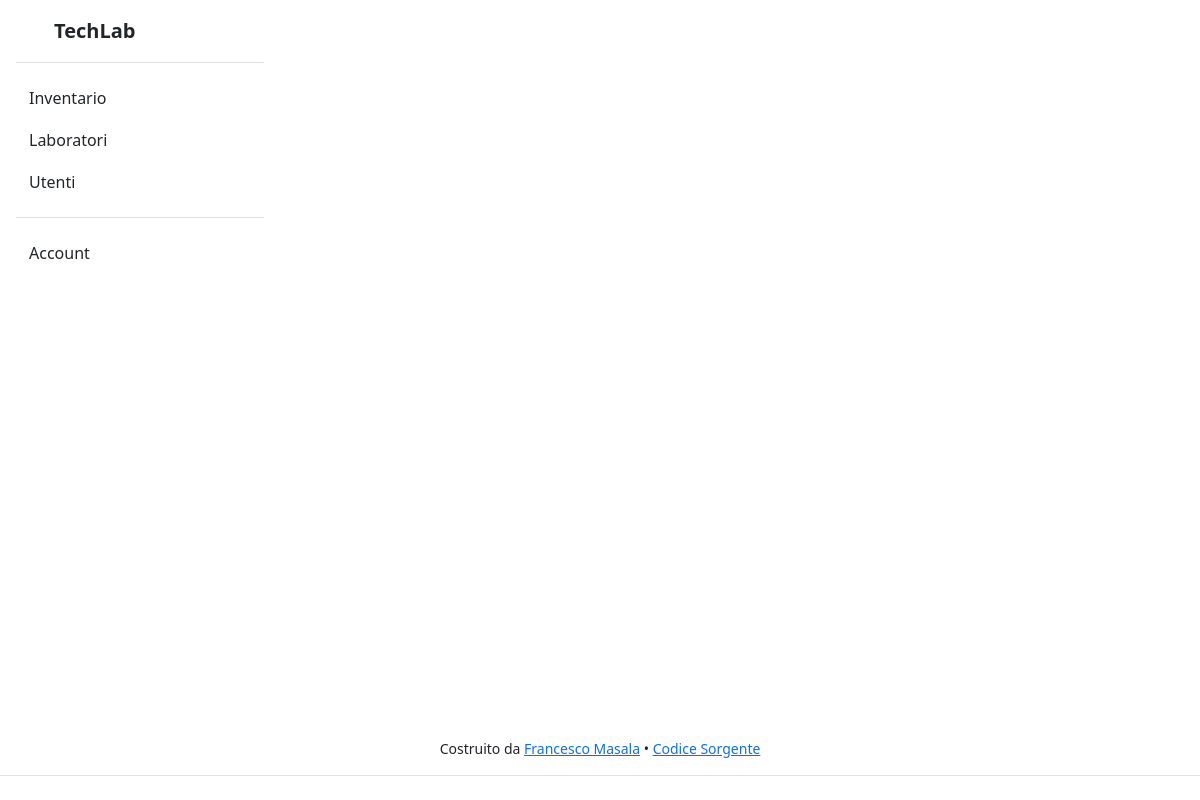
Page /dashboard/labs/index.php (signed in) on the earlier database version.
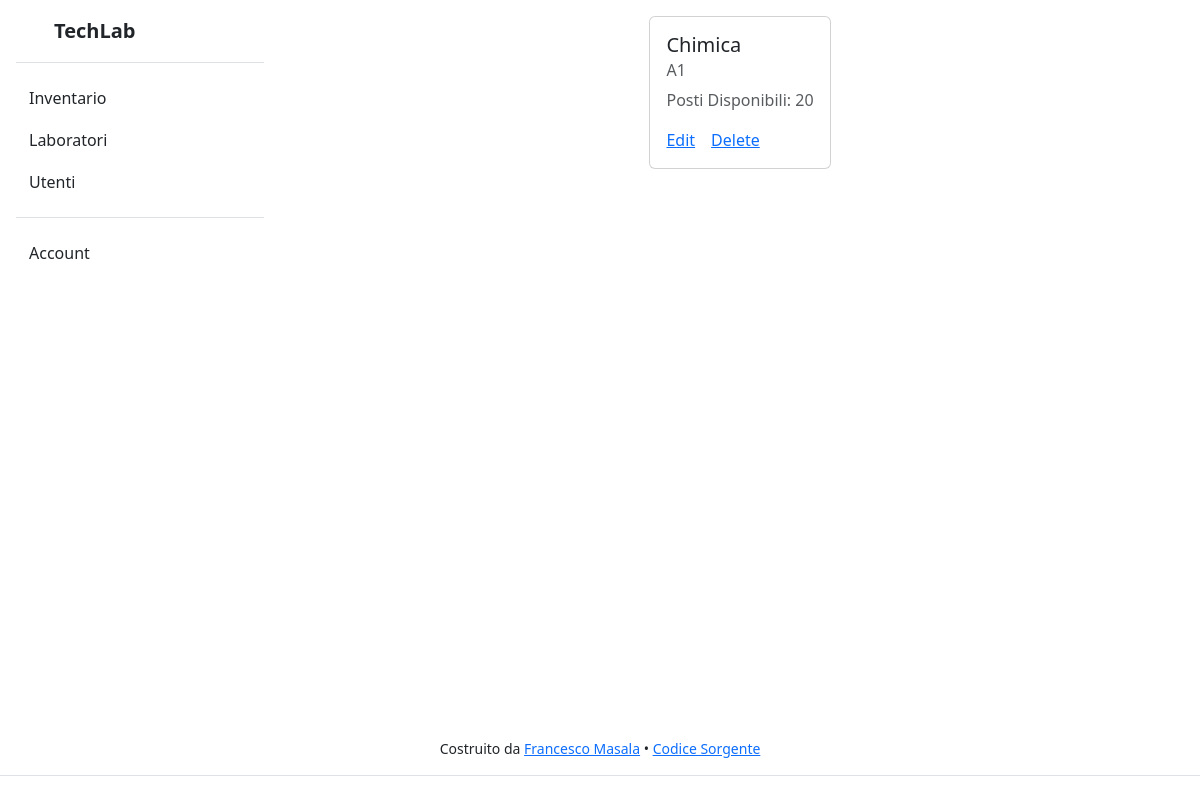
Same page on the later database version.
### tables this page shows
CREATE TABLE `laboratori`
(
    numero_aula      VARCHAR(4)  NOT NULL,
    materia          VARCHAR(50) NOT NULL,
    postiDisponibili VARCHAR(50) NOT NULL,
    tecnici          BOOLEAN     NOT NULL,
    PRIMARY KEY (numero_aula)
);

### public/dashboard/labs/index.php (the view, shortened to what this page needs)
<?php
include '../../../snippets/header.php';
?>
<?php
include '../../../businessLogic/db/Connector.php';
?>
<main class="flex">
    <div class="container-fluid">
        <div class="row">
            <?php
            include '../../../snippets/sidebar.php';
            ?>
            <div class="d-flex justify-content-center col-sm p-3 min-vh-100">
                <div class="flex">
                    <?php
                    $query = "SELECT * FROM laboratori";
                    $result = mysqli_query($db_conn, $query);
                    if (!$result) {
                        die('Query Failed' . mysqli_error($db_conn));
                    } else {
                        for ($i = 0; $i < mysqli_num_rows($result); $i++) {
                            $row = mysqli_fetch_assoc($result);
                            echo "<div class='card'>";
                            echo "<div class='card-body'>";
                            echo "<h5 class='card-title'>" . $row['materia'] . "</h5>";
                            echo "<h6 class='card-subtitle mb-2 text-muted'>" . $row['numero_aula'] . "</h6>";
                            echo "<p class='card-text text-muted'>" . "Posti Disponibili: " . $row['postiDisponibili'] . "</p>";
                            echo "<a href='edit.php?id=" . $row['numero_aula'] . "' class='card-link'>Edit</a>";
                            echo "<a href='remove.php?id=" . $row['numero_aula'] . "' class='card-link'>Delete</a>";
                            echo "</div>";
                            echo "</div>";
                            echo "<br/>";
                        }
                    ?>
                </div>
            </div>
        </div>
</main>
<?php
include '../../../snippets/footer.php';
}
?>

Differences in the rows shown:
added laboratori: materia "Chimica", numero_aula "A1", postiDisponibili "20"
